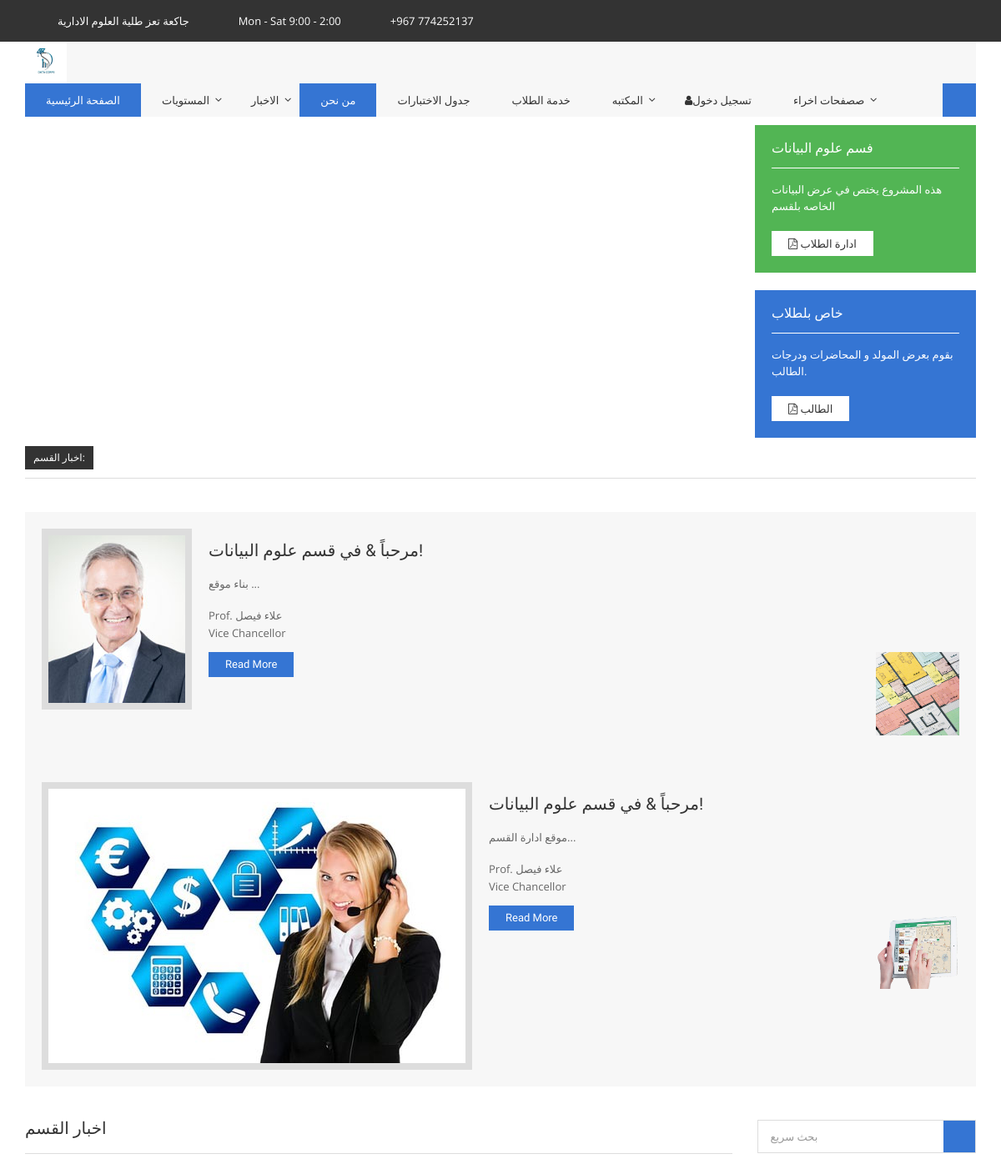
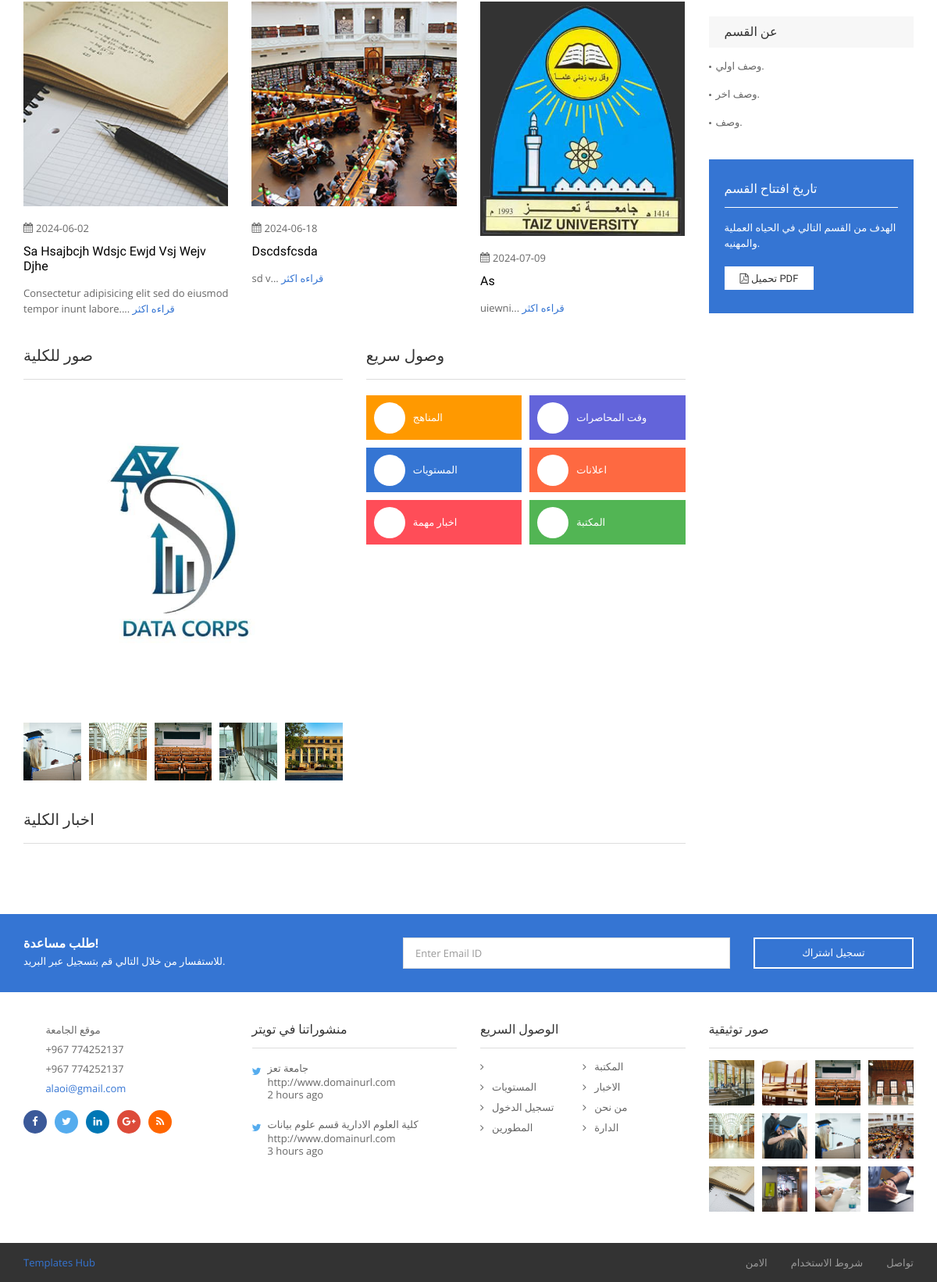
The page / on the database its author committed (2 pictures, top to bottom).
### tables this page shows
CREATE TABLE `bannerdepart` (
  `id` int(11) NOT NULL,
  `namedoctor` varchar(100) NOT NULL,
  `description` varchar(200) NOT NULL,
  `descriptiontitle` varchar(100) NOT NULL,
  `image` varchar(200) NOT NULL,
  `descimage` varchar(200) NOT NULL,
  `datebanner` date NOT NULL
);

CREATE TABLE `newdept` (
  `id` int(11) NOT NULL,
  `image` varchar(200) NOT NULL,
  `title` varchar(200) NOT NULL,
  `date` date NOT NULL,
  `description` varchar(200) NOT NULL,
  `title1` varchar(100) NOT NULL
);

### index.php (the view, shortened to what this page needs)
<?php include('common/header.php') ?>
<?php include('connection/connection.php') ?>
<div class="container">
    <div class="row">
        <div class="col-xs-12 col-sm-12 col-md-12 col-lg-12">
            <div class="tg-homebannervtwo">
                <div class="tg-noticeboardarea">
                    <div class="tg-widget tg-widgetadmissionform">
                        <div class="tg-widgetcontent">
                            <h3>فسم علوم البيانات</h3>
                            <div class="tg-description">
                                <p>
                                    هذه المشروع يختص في عرض البيانات الخاصه بلقسم</p>
                            </div>
                            <a class="tg-btn tg-btnicon" href="javascript:void(0);">
                                <i class="fa fa-file-pdf-o"></i>
                                <span>ادارة الطلاب</span>
                            </a>
                        </div>
                    </div>
                    <div class="tg-widget tg-widgetadmissionform">
                        <div class="tg-widgetcontent">
                            <h3>خاص بلطلاب </h3>
                            <div class="tg-description">
                                <p>بقوم بعرض المولد و المحاضرات ودرجات الطالب.</p>
                            </div>
                            <a class="tg-btn tg-btnicon" href="javascript:void(0);">
                                <i class="fa fa-file-pdf-o"></i>
                                <span>الطالب</span>
                            </a>
                        </div>
                    </div>
                </div>
            </div>
            <div class="tg-tickerbox">
                <span>اخبار القسم:</span>
            </div>
        </div>
    </div>
</div>
<main id="tg-main" class="tg-main tg-haslayout">
    <div class="container">
        <div class="row">
            <div id="tg-twocolumns" class="tg-twocolumns">
                <div class="col-xs-12 col-sm-12 col-md-12 col-lg-12">
                    <section class="tg-sectionspace tg-haslayout">
                        <?php
                                    $bannerr = mysqli_query($conn, "SELECT * FROM bannerdepart ");
                                    while ($doc = mysqli_fetch_assoc($bannerr)) {
                                    ?>
                        <div class="tg-shortcode tg-welcomeandgreeting tg-welcomeandgreeting-v2">
                            <figure><img src="admin/images/banner/<?= $doc['image'] ;?>" alt="image description">
                            </figure>
                            <div class="tg-shortcodetextbox">
                                <h2>مرحباً &amp; في قسم علوم البيانات!</h2>
                                <div class="tg-description">
                                    <p> <?= $doc['descriptiontitle'] ;?>...</p>
                                </div>
                                <span class="tg-name">Prof. <?= $doc['namedoctor'] ;?></span>
                                <span class="tg-designation">Vice Chancellor</span>
                                <div class="tg-btnpluslogo">
                                    <a class="tg-btn" href="doctro_ditails.php?id=<?= $doc['id'] ?>">read more</a>
                                    <strong class="tg-universitylogo">
                                        <a href="javascript:void(0);">
                                            <img style="width: 100px;height: 100px;"
                                                src="admin/images/banner/<?= $doc['descimage'] ;?>"
                                                alt="image description">
                                        </a>
                                    </strong>
                                </div>
                            </div>
                        </div>
                        <?php } ?>
                    </section>
                </div>
                <div class="col-xs-12 col-sm-8 col-md-9 col-lg-9">
                    <div id="tg-content" class="tg-content">
                        <section class="tg-sectionspace tg-haslayout">
                            <div class="tg-borderheading">
                                <h2>اخبار القسم</h2>
                            </div>
                            <div class="tg-events">
                                <div class="row">
                                    <?php
                                                $newdepart = mysqli_query($conn, "SELECT * FROM newdept  ");
                                                while ($newdepartmint = mysqli_fetch_assoc($newdepart)) {
                                                ?>
                                    <div class="col-xs-6 col-sm-6 col-md-4 col-lg-4">
                                        <article class="tg-themepost tg-eventpost">
                                            <figure class="tg-featuredimg">
                                                <a href="javascript:void(0);">
                                                    <img src="admin/images/dep/<?= $newdepartmint['image'] ;?>"
                                                        alt="image description">
                                                </a>
                                            </figure>
                                            <div class="tg-themepostcontent">
                                                <ul class="tg-matadata">
                                                    <li>
                                                        <a href="javascript:void(0);">
                                                            <i class="fa fa-calendar"></i>
                                                            <span><?= $newdepartmint['date'] ;?></span>
                                                        </a>
                                                    </li>
                                                </ul>
                                                <div class="tg-themeposttitle">
                                                    <h3><a
                                                            href="newdetaildeprt.php?id=<?= $newdepartmint['id'] ?>"><?= $newdepartmint['title'] ;?></a>
                                                    </h3>
                                                </div>
                                                <div class="tg-description">
                                                    <p><?= $newdepartmint['title1'] ;?>... <a
                                                            href="newdetaildeprt.php?id=<?= $newdepartmint['id'] ?>">قراءه
                                                            اكثر </a></p>
                                                </div>
                                            </div>
                                        </article>
                                    </div>
                                    <?php } ?>
                                </div>
                            </div>
                        </section>
                        <section class="tg-sectionspace tg-haslayout">
                            <div class="row">
                                <div class="col-xs-12 col-sm-12 col-md-12 col-lg-6">
                                    <div class="tg-glanceatuoeandk tg-glanceatuoeandkvtwo">
                                        <div class="tg-borderheading">
                                            <h2>صور للكلية</h2>
                                        </div>
                                        <ul class="tg-gallery">
                                            <li>
                                                <figure>
                                                    <img src="Images/logo.jpg" alt="image description">
                                                </figure>
                                            </li>
                                            <li>
                                                <figure>
                                                    <img src="Images/glance/img-01.jpg" alt="image description">
                                                </figure>
                                            </li>
                                            <li>
                                                <figure>
                                                    <img src="Images/glance/img-02.jpg" alt="image description">
                                                </figure>
                                            </li>
                                            <li>
                                                <figure>
                                                    <img src="Images/glance/img-03.jpg" alt="image description">
                                                </figure>
                                            </li>
                                            <li>
                                                <figure>
                                                    <img src="Images/glance/img-04.jpg" alt="image description">
                                                </figure>
                                            </li>
                                            <li>
                                                <figure>
                                                    <img src="images/glance/img-05.jpg" alt="image description">
                                                </figure>
                                            </li>
                                        </ul>
                                    </div>
                                </div>
                                <div class="col-xs-12 col-sm-12 col-md-12 col-lg-6">
                                    <div class="tg-widget tg-widgetquicklinks tg-widgetquicklinksvtwo">
                                        <div class="tg-borderheading">
                                            <h2>وصول سريع</h2>
                                        </div>
                                        <div class="tg-widgetcontent">
                                            <ul>
                                                <li><a href="method.php">المناهج</a></li>
                                                <li><a href="newstabledate.php">وقت المحاصرات</a></li>
                                                <li><a href="level.php">المستويات</a></li>
                                                <li><a href="newsdepartmint.php">اعلانات</a></li>
                                                <li><a href="newscolleg.php">اخبار مهمة</a></li>
                                                <li><a href="linrary.php"> المكتبة</a></li>
                                            </ul>
                                        </div>
                                    </div>
                                </div>
                            </div>
                        </section>
                        <section class="tg-sectionspace tg-haslayout">
                            <div class="tg-latestnews">
                                <div class="tg-borderheading">
                                    <h2>اخبار الكلية</h2>
                                </div>
                                <div class="tg-btnsbox">
                                </div>
                            </div>
                        </section>
                    </div>
                </div>
                <div class="col-xs-12 col-sm-4 col-md-3 col-lg-3">
                    <aside id="tg-sidebar" class="tg-sidebar">
                        <div class="tg-widget">
                            <div class="tg-widgetcontent">
                                <form class="tg-formtheme tg-formsearch">
                                    <fieldset>
                                        <input type="search" name="search" class="form-control" placeholder="بحث سريع">
                                        <button type="submit" class="tg-btnsearch"><i
                                                class="icon-magnifier"></i></button>
                                    </fieldset>
                                </form>
                            </div>
                        </div>
                        <div class="tg-widget tg-widgetnoticeboard">
                            <div class="tg-widgettitle">
                                <h3>عن القسم</h3>
                            </div>
                            <div class="tg-widgetcontent">
                                <ul>
                                    <li>
                                        <a href="javascript:void(0);">وصف اولي.</a>
                                    </li>
                                    <li>
                                        <a href="javascript:void(0);">وصف اخر.</a>
                                    </li>
                                    <li>
                                        <a href="javascript:void(0);">وصف.</a>
                                    </li>
                                </ul>
                            </div>
                        </div>
                        <div class="tg-widget tg-widgetadmissionform">
                            <div class="tg-widgetcontent">
                                <h3>تاريخ افتتاح القسم</h3>
                                <div class="tg-description">
                                    <p>الهدف من القسم التالي في الحياه العملية والمهنيه.</p>
                                </div>
                                <a class="tg-btn tg-btnicon" href="javascript:void(0);">
                                    <i class="fa fa-file-pdf-o"></i>
                                    <span>تحميل PDF</span>
                                </a>
                            </div>
                        </div>
                    </aside>
                </div>
            </div>
        </div>
    </div>
</main>
<?php include('common/footer.php') ?>

### rows shown on the page
bannerdepart: image (picture), descriptiontitle "بناء موقع", namedoctor "علاء فيصل", descimage (picture)
bannerdepart: image (picture), descriptiontitle "موقع ادارة القسم", namedoctor "علاء فيصل", descimage (picture)
newdept: image (picture), date "2024-06-02", title "Sa Hsajbcjh Wdsjc Ewjd Vsj Wejv Djhe", title1 "Consectetur adipisicing elit sed do eiusmod tempor inunt labore."
newdept: image (picture), date "2024-06-18", title "Dscdsfcsda", title1 "sd v"
newdept: image (picture), date "2024-07-09", title "As", title1 "uiewni"
